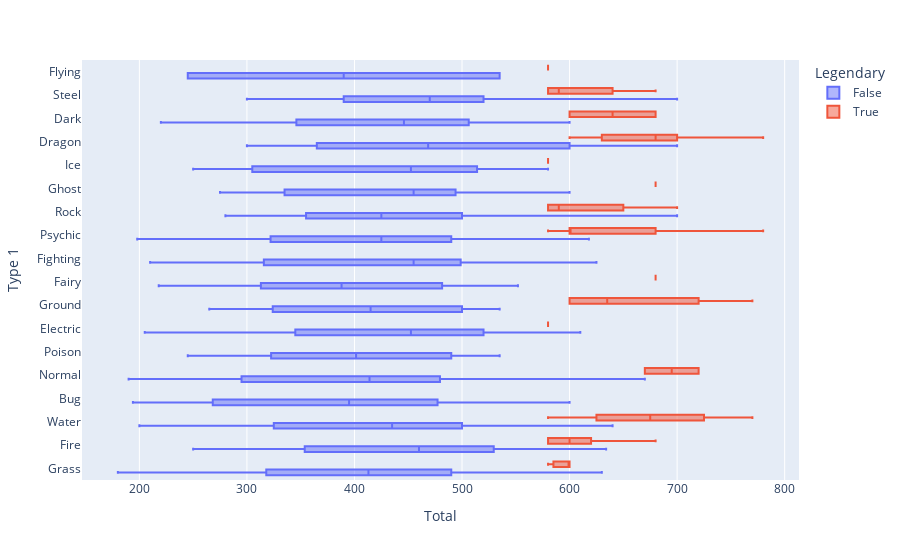

Notebook cell for this chart:
### Markdown cell above
Legendary stats are higher across generations with the highest stat pokemon being legendary and 3rd and 1st generations.

### Code cell
fig = px.box(data, x="Total",y='Type 1', color='Legendary')
fig.show()

### Figure 1 — Plotly figure (JSON) as saved in the notebook; plotly's stock layout.template omitted (floating-point values rounded to 4 significant figures; data arrays with more than 128 entries replaced by an {"elided": "..."} marker saying what was removed)
{"data": [{"alignmentgroup": "True", "hovertemplate": "Legendary=False<br>Total=%{x}<br>Type 1=%{y}<extra></extra>", "legendgroup": "False", "marker": {"color": "#636efa"}, "name": "False", "notched": false, "offsetgroup": "False", "orientation": "h", "showlegend": true, "type": "box", "x": {"elided": "735 int values"}, "x0": " ", "xaxis": "x", "y": {"elided": "735 str values"}, "y0": " ", "yaxis": "y"}, {"alignmentgroup": "True", "hovertemplate": "Legendary=True<br>Total=%{x}<br>Type 1=%{y}<extra></extra>", "legendgroup": "True", "marker": {"color": "#EF553B"}, "name": "True", "notched": false, "offsetgroup": "True", "orientation": "h", "showlegend": true, "type": "box", "x": [580, 580, 580, 680, 780, 780, 580, 580, 580, 680, 680, 580, 580, 580, 600, 700, 600, 700, 670, 770, 670, 770, 680, 780, 600, 600, 600, 600, 600, 580, 580, 580, 680, 680, 600, 670, 680, 680, 600, 600, 600, 720, 600, 580, 580, 580, 580, 580, 580, 580, 680, 680, 600, 600, 660, 700, 700, 680, 680, 600, 600, 700, 600, 680, 600], "x0": " ", "xaxis": "x", "y": ["Ice", "Electric", "Fire", "Psychic", "Psychic", "Psychic", "Electric", "Fire", "Water", "Psychic", "Fire", "Rock", "Ice", "Steel", "Dragon", "Dragon", "Dragon", "Dragon", "Water", "Water", "Ground", "Ground", "Dragon", "Dragon", "Steel", "Psychic", "Psychic", "Psychic", "Psychic", "Psychic", "Psychic", "Psychic", "Steel", "Water", "Fire", "Normal", "Ghost", "Ghost", "Dark", "Grass", "Grass", "Normal", "Psychic", "Steel", "Rock", "Grass", "Flying", "Flying", "Electric", "Electric", "Dragon", "Dragon", "Ground", "Ground", "Dragon", "Dragon", "Dragon", "Fairy", "Dark", "Dragon", "Rock", "Rock", "Psychic", "Psychic", "Fire"], "y0": " ", "yaxis": "y"}], "layout": {"boxmode": "group", "legend": {"title": {"text": "Legendary"}, "tracegroupgap": 0}, "margin": {"t": 60}, "xaxis": {"anchor": "y", "domain": [0, 1], "title": {"text": "Total"}}, "yaxis": {"anchor": "x", "domain": [0, 1], "title": {"text": "Type 1"}}}}
